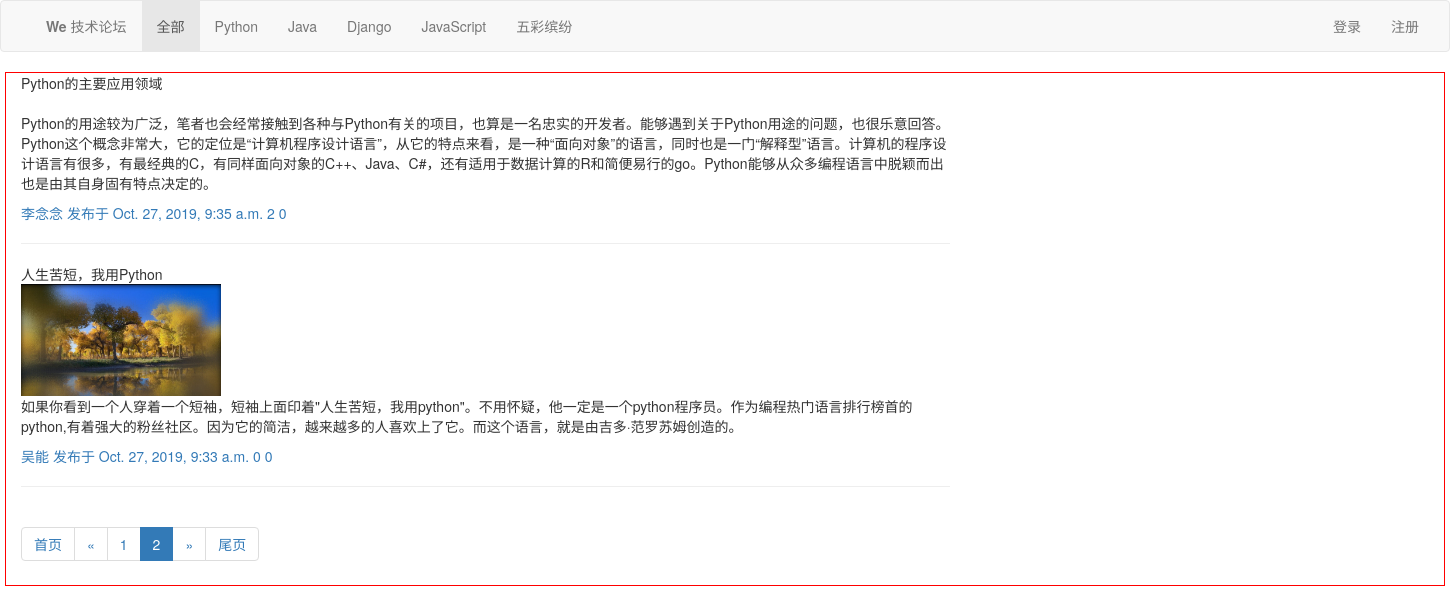
Page /index/?page_num=2 on the committed database.
### repository/models.py (models this page shows, shortened)
class Article(models.Model):
	article_type = [(1,"Python"),(2,"Java"),(3,"Django"),(4,"JavaScript"),(5,"五彩缤纷")]
	title = models.CharField(max_length=255,verbose_name='文章标题')
	author = models.ForeignKey(to=User,on_delete=models.CASCADE,verbose_name="作者")
	summary = models.TextField(verbose_name='文字简介')
	ctime = models.DateTimeField(auto_now_add=True,verbose_name="创建时间")
	text = models.OneToOneField(to=ArticleDetial,on_delete=models.CASCADE,verbose_name="文章正文")
	type_id = models.IntegerField(verbose_name='文章类型',choices=article_type,)
	class Meta:
		verbose_name_plural = '文章列表'

class ArticleDetial(models.Model):
	text = models.TextField(verbose_name="文章正文")
	class Meta:
		verbose_name_plural = '文章正文'

class User(models.Model):
	uid = models.AutoField(primary_key=True,verbose_name="用户id")
	account = models.CharField(max_length=128,verbose_name='用户名',unique=True)
	username = models.CharField(max_length=25,verbose_name="用户昵称")
	pwd = models.CharField(max_length=32,verbose_name="密码")
	email = models.EmailField(max_length=255,verbose_name="邮箱")
	img = models.ImageField(upload_to='static/user_img')
	class Meta:
		verbose_name_plural = "用户信息"

### web/views.py (the view)
# urls.py: path('index/', views.index),
def index(request,*args,**kwargs):
	article_type = models.Article.article_type#获取数据库中文章类型
	if kwargs.get('type_id'):
		base_url = reverse('index',kwargs=kwargs)
	else:
		base_url = '/index/'
	article_obj = models.Article.objects.all().filter(**kwargs).order_by('-id')
	try:
		current_page = int(request.GET.get('page_num'))
	except:
		current_page = 1
	pag_obj = CustomPaginate(current_page,3,article_obj,3)
	if current_page in pag_obj.page_range:
		pass
	else:
		if current_page>pag_obj.num_pages:
			current_page = pag_obj.num_pages
		else:
			current_page = 1
	article_list = pag_obj.page(current_page)
	if 'is_login' in request.session and request.session['is_login']==True:
		account = request.session['account']
	return render(request,'index.html',locals())

### web/views.py (called while the page is built, shortened)
	def per_page_range(self):
		if self.num_pages < self.per_page_num:
			return range(1,self.num_pages+1)

### templates/index.html (shortened to what this page needs)
<!DOCTYPE html>
<html lang="en">
<head>
    <link rel="stylesheet" href="/static/plugins/bootstrap-3.3.7-dist/css/bootstrap.css">
</head>
<body>
{% load markdown_deux_tags %}
{% include 'header.html' %}
<div class="container center-block" style="border: 1px solid red;width: 1440px">
    <div class="row">
        <div class="col-sm-8">
            {% for article in article_list %}
                <div class="article_box">
                    <div class="article_title">{{article.title}}</div>
                    <div class="article_title"><img src="/{{article.author.img}}" alt="" style="max-width: 200px"><span class="article_detail">{{ article.text.text|markdown}}</span></div>
                    <a class="article_author" href="{% url "blog" blog=article.author.account %}">{{ article.author.username }}</a>
                    <a class="article_ctime">发布于 {{ article.ctime }}</a>
                    <a class="article_ctime">{{ article.comment_set.count }}</a>
                    <a class="article_ctime">{{ article.perference_set.count }}</a>
                    <hr>
                </div>
            {% endfor %}
            <nav aria-label="Page navigation">
                <ul class="pagination">
                    <li><a href="{{ base_url }}?page_num=1">首页</a></li>
                    <li>
                        {% if article_list.has_previous %}
                            <a href="{{ base_url }}?page_num={{ article_list.previous_page_number }}" aria-label="Previous"><span aria-hidden="true">&laquo;</span></a>
                        {% else %}
                            <a href="#" aria-label="Previous"><span aria-hidden="true">&laquo;</span></a>
                        {% endif %}
                    </li>
                    {% for i in pag_obj.per_page_range %}
                        {% if current_page == i %}
                            <li class="active"><a href="{{ base_url }}?page_num={{ i }}" >{{ i }}</a></li>
                        {% else %}
                            <li><a href="{{ base_url }}?page_num={{ i }}">{{ i }}</a></li>
                        {% endif %}
                    {% endfor %}
                    <li>
                        {% if article_list.has_next %}
                            <a href="{{ base_url }}?page_num={{ article_list.next_page_number }}" aria-label="Next"><span aria-hidden="true">&raquo;</span></a>
                        {% else %}
                            <a href="#" aria-label="Next"><span aria-hidden="true">&raquo;</span></a>
                        {% endif %}
                    </li>
                    <li><a href="{{ base_url }}?page_num={{ pag_obj.num_pages }}">尾页</a></li>
                </ul>
            </nav>
        </div>
    </div>
</div>
</body>
</html>

### rows in the picture
Article: title "Python的主要应用领域", text.text "Python的用途较为广泛，笔者也会经常接触到各种与Python有关的项目，也算是一名忠实的开发者。能够遇到关于Python用途的问题，也很乐意回答。Python这个概念非常大，它的定位是“计算机程序设计语言”，从它的特点来看，是一种“面向对象”的语言，同时也是一门“解释型”语言。计算机的程序设计语言有很多，有最经典的C，有同样面向对象的C++、Java、C#，还有适用于数据计算的R和简便易行的go。Python能够从众多编程语言中脱颖而出也是由其自身固有特点决定的。", author.username "李念念", ctime "Oct. 27, 2019, 9:35 a.m.", comment_set.count "2", perference_set.count "0"
Article: title "人生苦短，我用Python", author.img (picture), text.text "如果你看到一个人穿着一个短袖，短袖上面印着\"人生苦短，我用python\"。不用怀疑，他一定是一个python程序员。作为编程热门语言排行榜首的python,有着强大的粉丝社区。因为它的简洁，越来越多的人喜欢上了它。而这个语言，就是由吉多·范罗苏姆创造的。", author.username "吴能", ctime "Oct. 27, 2019, 9:33 a.m.", comment_set.count "0", perference_set.count "0"

### other values in the picture
{{ type.1 }} "Python" "Java" "Django" "JavaScript" "五彩缤纷"
{{ i }} "1"
{{ i }} "2"
